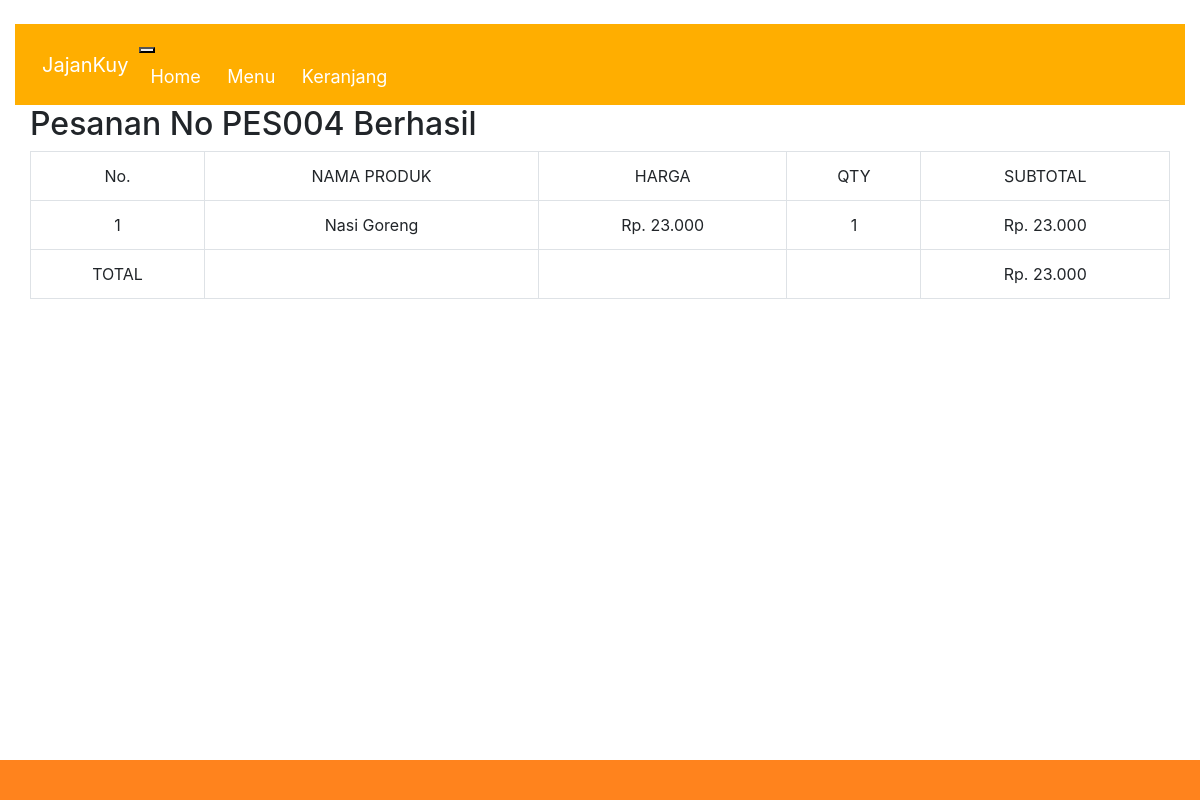
The page /pemesanan_berhasil.php on the database its author committed.
### tables this page shows
CREATE TABLE `tbpesanan` (
  `no_pesanan` varchar(6) NOT NULL,
  `no_meja` char(3) NOT NULL,
  `tgl_pesanan` date NOT NULL,
  `total` int(100) NOT NULL,
  `tgl_selesai_pesanan` date DEFAULT NULL
);

CREATE TABLE `tbdetail` (
  `id_detail` varchar(6) NOT NULL,
  `id_produk` varchar(6) NOT NULL,
  `no_pesanan` varchar(6) NOT NULL,
  `qty` int(100) NOT NULL,
  `subtotal` int(100) NOT NULL
);

CREATE TABLE `tbproduk` (
  `id_produk` varchar(6) NOT NULL,
  `nama_produk` varchar(50) NOT NULL,
  `gambar_produk` varchar(255) NOT NULL,
  `stok` int(100) NOT NULL,
  `harga` int(100) NOT NULL
);

### pemesanan_berhasil.php (the view, shortened to what this page needs)
<?php
$n =1;
        include "koneksi.php";
        $query1="SELECT no_pesanan FROM tbpesanan ORDER BY no_pesanan DESC LIMIT 1";
        $cek=mysqli_query($koneksi,$query1);
        while ($data=mysqli_fetch_assoc($cek)){
        $nopesanan=$data['no_pesanan'];
        }
        $query = mysqli_query($koneksi, 'SELECT * FROM tbdetail JOIN tbproduk on tbdetail.id_produk=tbproduk.id_produk where tbdetail.no_pesanan="'.$nopesanan.'"');
        ?>
<!DOCTYPE html>
<html>
<head>
  <link rel="stylesheet" type="text/css" href="css/bootstrap.css" />
  <link href="css/font-awesome.min.css" rel="stylesheet" />
  <link href="css/style.css" rel="stylesheet" />
  <link href="css/responsive.css" rel="stylesheet" />
</head>
<body class="sub_page">
  <div class="hero_area">
    <div class="hero_bg_box">
    </div>
    <header class="header_section">
      <div class="container-fluid">
        <nav class="navbar navbar-expand-lg custom_nav-container">
          <a class="navbar-brand" href="index.html">
            <span>
              JajanKuy
            </span>
          </a>
          <div class="" id="">
            <div class="custom_menu-btn">
              <button onclick="openNav()">
              </button>
            </div>
            <div id="myNav" class="overlay">
              <div class="overlay-content">
                <a href="index.php">Home</a>
                <a href="menu.php">Menu</a>
                <a href="pesanan.php">Keranjang</a>
              </div>
            </div>
          </div>
        </nav>
      </div>
    </header>
  </div>
  <section class="veg_section layout_padding">
    <div class="container">
      <div class="heading_container heading_center">
        <h2>
          Pesanan No <?= $nopesanan ?> Berhasil
        </h2>
      </div>
      <table class="table table-bordered table-hover">
      <tr>
        <td>No.</td>
        <td>NAMA PRODUK</td>
        <td>HARGA</td>
        <td>QTY</td>
        <td>SUBTOTAL</td>
    </tr>
    <?php
        while ($data = mysqli_fetch_array($query)) {
        ?>
    <tr>
                <?php
                $data['subtotal'] = $data['harga']*$data['qty']
                ?>
                <td><?php echo $n++;?></td>
                <td><?php echo $data['nama_produk'] ?></td>
                <td><?php echo "Rp. ",number_format($data['harga'],0,",",".") ?></td>
                <td><?php echo $data['qty'] ?></td>
                <td><?php echo "Rp. ",number_format($data['subtotal'],0,",",".") ?></td>
                <?php
                    if($data['subtotal'] != 0){
                @$total += $data['subtotal'];
                }?>
            </tr>
        <?php } ?>
        <tr>
            <td>TOTAL</td>
            <td></td>
            <td></td>
            <td></td>
            <td><?php
            if(!empty($total)){
                echo "Rp. ",number_format($total,0,",",".");
            }else{
                echo 0;
            }
            ?></td>
        </tr>
        </table>
      </div>
  </section>
  <footer class="fixed-bottom">
  </footer>
</body>
</html>

### style.css (style rules this page uses)
* { box-sizing: border-box; }
body { margin: 0; padding: 0; background-image: url('bg.jpg'); }
nav { background-color: #ffae00; padding: 5px; position: sticky; top: 0; }
nav a { font-size: 18px; font-weight: 400; text-decoration: none; color: white; }
table { width: 80%; border-collapse: collapse; }
table, td, tr { border: 1px solid black; text-align: center; }
a:link, a:visited { background-color: #ffae00; color: white; padding: 4px 8px; margin: 3px; text-align: center; text-decoration: none; display: inline-block; }
header { display: inline; }
footer { padding: 20px; color: white; background-color: #ff831d; text-align: center; font-weight: bold; margin-top: 50px; }

### css/responsive.css (style rules this page uses)
@media (min-width: 1200px) { .container { max-width: 1170px; } }

### rows shown on the page
tbpesanan: no_pesanan "PES004"
tbdetail: id_produk.nama_produk "Nasi Goreng", id_produk.harga "23.000", qty "1", subtotal "23.000"

### other values the page prints
$total "23.000"
